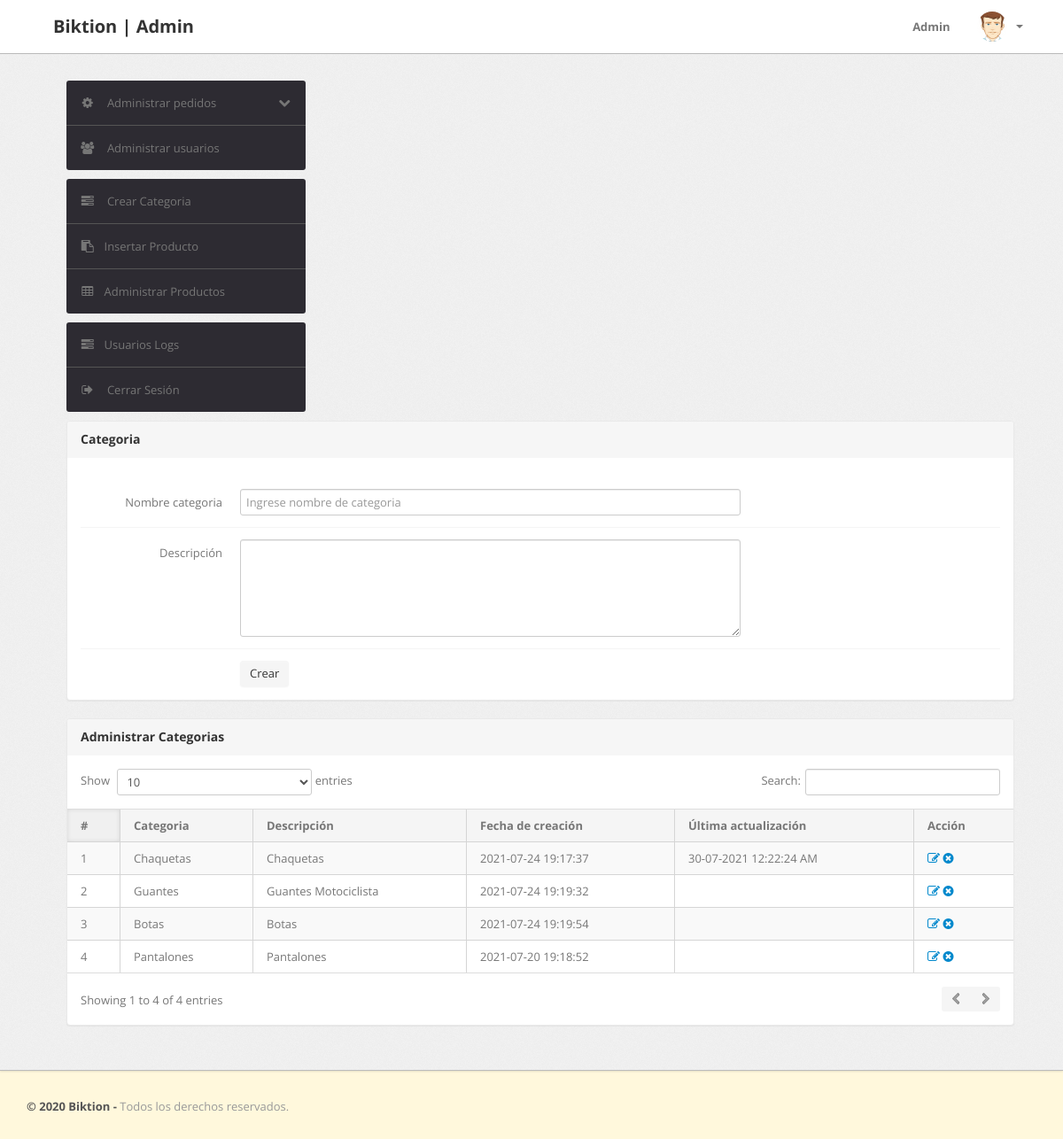
The app's page /admin/category.php (signed in) with its own data.
### tables this page shows
CREATE TABLE `category` (
  `id` int(11) NOT NULL,
  `categoryName` varchar(255) DEFAULT NULL,
  `categoryDescription` longtext DEFAULT NULL,
  `creationDate` timestamp NOT NULL DEFAULT current_timestamp(),
  `updationDate` varchar(255) DEFAULT NULL
);

### admin/category.php (the view, shortened to what this page needs)
<?php
include('include/config.php');
if(strlen($_SESSION['alogin'])==0)
	{
header('location:index.php');
}
else{
?>
<!DOCTYPE html>
<html lang="es">
<head>
	<link type="text/css" href="bootstrap/css/bootstrap.min.css" rel="stylesheet">
	<link type="text/css" href="bootstrap/css/bootstrap-responsive.min.css" rel="stylesheet">
	<link type="text/css" href="css/theme.css" rel="stylesheet">
	<link type="text/css" href="images/icons/css/font-awesome.css" rel="stylesheet">
</head>
<body>
<?php include('include/header.php');?>
	<div class="wrapper">
		<div class="container">
			<div class="row">
<?php include('include/sidebar.php');?>
			<div class="span11">
					<div class="content">
						<div class="module">
							<div class="module-head">
								<h3>Categoria</h3>
							</div>
							<div class="module-body">
									<br />
			<form class="form-horizontal row-fluid" name="Category" method="post" >
<div class="control-group">
<label class="control-label" for="basicinput">Nombre categoria</label>
<div class="controls">
<input type="text" placeholder="Ingrese nombre de categoria"  name="category" class="span8 tip" required>
</div>
</div>
<div class="control-group">
											<label class="control-label" for="basicinput">Descripción</label>
											<div class="controls">
												<textarea class="span8" name="description" rows="5"></textarea>
											</div>
										</div>
	<div class="control-group">
											<div class="controls">
												<button type="submit" name="submit" class="btn">Crear</button>
											</div>
										</div>
									</form>
							</div>
						</div>
	<div class="module">
							<div class="module-head">
								<h3>Administrar Categorias</h3>
							</div>
							<div class="module-body table">
								<table cellpadding="0" cellspacing="0" border="0" class="datatable-1 table table-bordered table-striped	 display" width="100%">
									<thead>
										<tr>
											<th>#</th>
											<th>Categoria</th>
											<th>Descripción</th>
											<th>Fecha de creación</th>
											<th>Última actualización</th>
											<th>Acción</th>
										</tr>
									</thead>
									<tbody>
<?php $query=mysqli_query($con,"select * from category");
$cnt=1;
while($row=mysqli_fetch_array($query))
{
?>
										<tr>
											<td><?php echo htmlentities($cnt);?></td>
											<td><?php echo htmlentities($row['categoryName']);?></td>
											<td><?php echo htmlentities($row['categoryDescription']);?></td>
											<td> <?php echo htmlentities($row['creationDate']);?></td>
											<td><?php echo htmlentities($row['updationDate']);?></td>
											<td>
											<a href="edit-category.php?id=<?php echo $row['id']?>" ><i class="icon-edit"></i></a>
											<a href="category.php?id=<?php echo $row['id']?>&del=delete" onClick="return confirm('Are you sure you want to delete?')"><i class="icon-remove-sign"></i></a></td>
										</tr>
										<?php $cnt=$cnt+1; } ?>
								</table>
							</div>
						</div>
					</div>
				</div>
			</div>
		</div>
	</div>
<?php include('include/footer.php');?>
</body>
<?php } ?>

### records on screen
category: categoryName "Chaquetas", categoryDescription "Chaquetas", creationDate "2021-07-24 19:17:37", updationDate "30-07-2021 12:22:24 AM"
category: categoryName "Guantes", categoryDescription "Guantes Motociclista", creationDate "2021-07-24 19:19:32"
category: categoryName "Botas", categoryDescription "Botas", creationDate "2021-07-24 19:19:54"
category: categoryName "Pantalones", categoryDescription "Pantalones", creationDate "2021-07-20 19:18:52"
